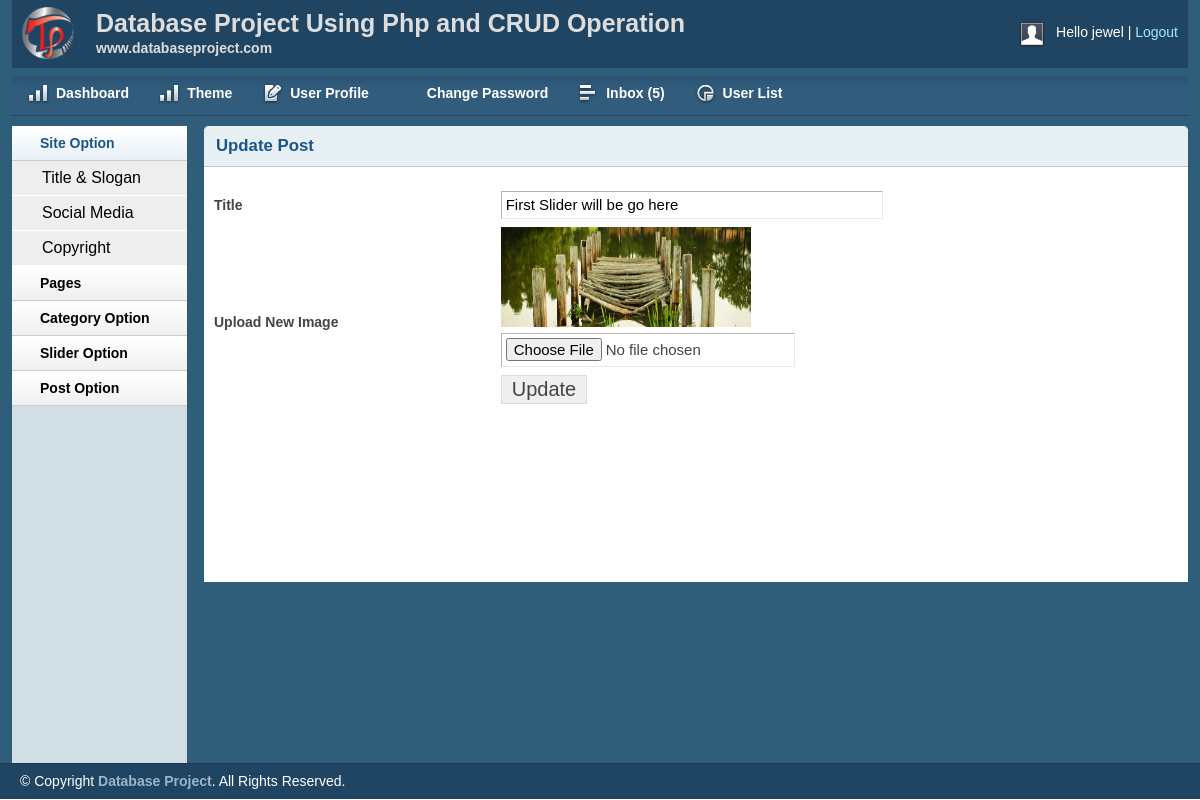
Page /admin/editslider.php?sliderid=4 (signed in) on the committed database.
### tables this page shows
CREATE TABLE IF NOT EXISTS `tbl_slider` (
  `id` int(11) NOT NULL AUTO_INCREMENT,
  `title` varchar(255) NOT NULL,
  `image` varchar(255) NOT NULL,
  PRIMARY KEY (`id`)
);

### lib/database.php (called while the page is built, shortened)
<?php
	class database{
		public $host = DB_HOST;
		public $user = DB_USER;
		public $pass = DB_PASS;
		public $dbname = DB_NAME;
		public $link;
		private function connectDB(){
			$this->link = new mysqli($this->host, $this->user, $this->pass, $this->dbname);
		}
		public function select($query){
			$result = $this->link->query($query) or die($this->link->error.__LINE__);
			if($result->num_rows >0 ){
				return $result;
			}else{
				return false;
			}
		}
	}
?>

### admin/editslider.php (the view, shortened to what this page needs)
<?php include "inc/header.php"; ?>
<?php include "inc/sidebar.php"; ?>
<?php
	$sliderid = mysqli_real_escape_string($db->link, $_GET['sliderid']);
	if(!isset($sliderid) || $sliderid == NULL){
		header("Location:sliderlist.php");
	}else{
		$sliderid = $sliderid;
	}
?>
        <div class="grid_10">
            <div class="box round first grid">
                <h2>Update Post</h2>
                <div class="block">
		<?php
			$query = "select * from tbl_slider where id='$sliderid'";
			$getslider = $db->select($query);
			while($sliderresult = $getslider->fetch_assoc()){
		?>
                 <form action="" method="post" enctype="multipart/form-data">
                    <table class="form">
                        <tr>
                            <td>
                                <label>Title</label>
                            </td>
                            <td>
                                <input type="text" name="title" value="<?php echo $sliderresult['title']; ?>"
								class="medium" />
                            </td>
                        </tr>
                        <tr>
                            <td>
                                <label>Upload New Image</label>
                            </td>
                            <td>
								<img src="<?php echo $sliderresult['image']; ?>" height="100px"
								width="250px"/><br/>
                                <input type="file" name="image"/>
                            </td>
                        </tr>
						<tr>
                            <td></td>
                            <td>
                                <input type="submit" name="submit" Value="Update" />
                            </td>
                        </tr>
                    </table>
                    </form>
			<?php } ?>
                </div>
            </div>
        </div>
<?php include "inc/footer.php"; ?>

### admin/css/layout.css (style rules this page uses)
body { background: #fff none repeat scroll 0 0; color: #444; font-size: 14px; padding: 0; }
h1, h2, h3, h4, h5, h6 { line-height:1.2em; margin-bottom:.3em; }
h2 { margin-top:1em; }
.box { background:#fff; margin-bottom:20px; padding:10px 10px 10px 10px; margin-left:-8px; }
.box.grid { padding-bottom:40px; }
.box.round { -moz-border-radius: 5px 5px 0px 0px; -webkit-border-radius: 5px 5px 0px 0px; border-radius: 5px 5px 0px 0px; }
.box h2 { font-size:1.2em; font-weight:bold; color:#1B548D; background:#E6F0F3; margin:-10px -10px 0 -10px; padding:10px 12px; border-bottom:1px solid #B3CBD6; -moz-border-radius: 5px 5px 0px 0px; -webkit-border-radius: 5px 5px 0px 0px; border-radius: 5px 5px 0px 0px; }
.box.first { min-height: 406px; }
.block { padding-top:20px; }
table.form { width:100%; }
table.form td { padding:4px 0px; }
table.form label { font-weight:bold; }
table.form input, table.form select { font-size: 15px; padding: 4px 4px 5px 4px; border-top: 1px solid #b3b3b3; border-left: 1px solid #b3b3b3; border-right: 1px solid #eaeaea; border-bottom: 1px solid #eaeaea; }
table.form input[type="submit"] { border: 1px solid #ddd; color: #444; cursor: pointer; font-size: 20px; padding: 2px 10px; }
input.medium { width: 55%; }
.block { padding-bottom:1px; }

### rows in the picture
tbl_slider: title "First Slider will be go here", image (picture)

### other values in the picture
session::get('username') "jewel"
$count "5"
